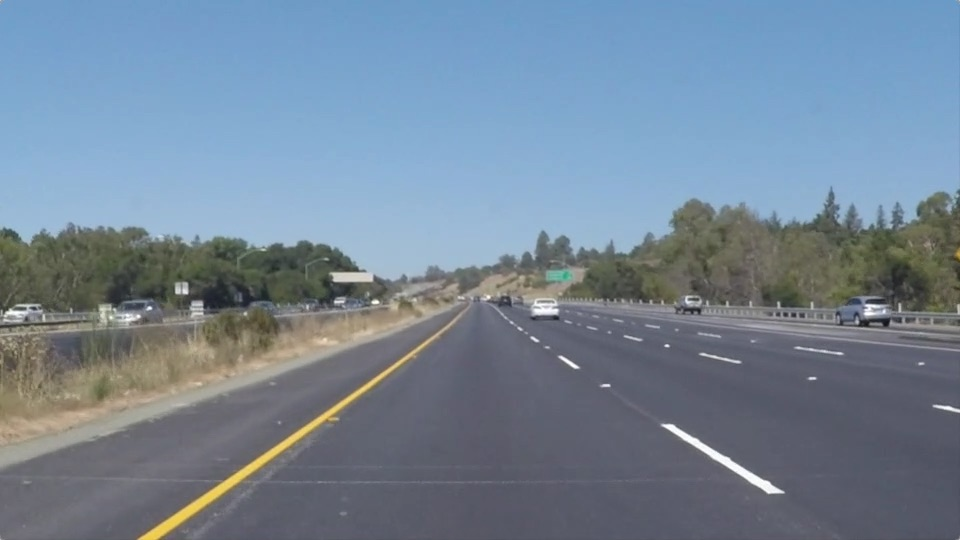
#> input picture test_images/solidYellowLeft.jpg, 960 x 540 px
$ jupyter execute --allow-errors 'Project - Finding Lane Lines on the Road.ipynb'   (shell and % lines are left out)
#> lines starting #> are read from the running program, lines starting #| are printed output that depends on the picture; after the words box and inside, x2 and y2 are one past the last pixel; in counts of white or black regions, pixels touching at a corner belong together
# Self-Driving Car Engineer Nanodegree

## Project: **Finding Lane Lines on the Road**
***
In this project, you will use the tools you learned about in the lesson to identify lane lines on the road.  You can develop your pipeline on a series of individual images, and later apply the result to a video stream (really just a series of images). Check out the video clip "raw-lines-example.mp4" (also contained in this repository) to see what the output should look like after using the helper functions below.

Once you have a result that looks roughly like "raw-lines-example.mp4", you'll need to get creative and try to average and/or extrapolate the line segments you've detected to map out the full extent of the lane lines.  You can see an example of the result you're going for in the video "P1_example.mp4".  Ultimately, you would like to draw just one line for the left side of the lane, and one for the right.

In addition to implementing code, there is a brief writeup to complete. The writeup should be completed in a separate file, which can be either a markdown file or a pdf document. There is a [write up template](https://github.com/udacity/CarND-LaneLines-P1/blob/master/writeup_template.md) that can be used to guide the writing process. Completing both the code in the Ipython notebook and the writeup template will cover all of the [rubric points](https://review.udacity.com/#!/rubrics/322/view) for this project.

---
Let's have a look at our first image called 'test_images/solidWhiteRight.jpg'.  Run the 2 cells below (hit Shift-Enter or the "play" button above) to display the image.

**Note: If, at any point, you encounter frozen display windows or other confounding issues, you can always start again with a clean slate by going to the "Kernel" menu above and selecting "Restart & Clear Output".**

---

**The tools you have are color selection, region of interest selection, grayscaling, Gaussian smoothing, Canny Edge Detection and Hough Tranform line detection.  You  are also free to explore and try other techniques that were not presented in the lesson.  Your goal is piece together a pipeline to detect the line segments in the image, then average/extrapolate them and draw them onto the image for display (as below).  Once you have a working pipeline, try it out on the video stream below.**

---

<figure>

 <figcaption>
 <p></p>
 <p style="text-align: center;"> Your output should look something like this (above) after detecting line segments using the helper functions below </p>
 </figcaption>
</figure>
 <p></p>
<figure>

 <figcaption>
 <p></p>
 <p style="text-align: center;"> Your goal is to connect/average/extrapolate line segments to get output like this</p>
 </figcaption>
</figure>

**Run the cell below to import some packages.  If you get an `import error` for a package you've already installed, try changing your kernel (select the Kernel menu above --> Change Kernel).  Still have problems?  Try relaunching Jupyter Notebook from the terminal prompt.  Also, see [this forum post](https://carnd-forums.udacity.com/cq/viewquestion.action?spaceKey=CAR&id=29496372&questionTitle=finding-lanes---import-cv2-fails-even-though-python-in-the-terminal-window-has-no-problem-with-import-cv2) for more troubleshooting tips.**

## Import Packages

[cell 1]
#importing some useful packages
import matplotlib.pyplot as plt
import matplotlib.image as mpimg
import matplotlib.gridspec as gridspec
import numpy as np
import cv2

## Read in an Image

[cell 2]
#reading in an image
image = mpimg.imread('test_images/solidYellowLeft.jpg')
#> image is the input picture: shape (540, 960, 3); mean R, G, B 116.5, 133.6, 150.8

#printing out some stats and plotting
print('This image is:', type(image), 'with dimensions:', image.shape)
#| This image is: <class 'numpy.ndarray'> with dimensions: (540, 960, 3)
plt.imshow(image)  # if you wanted to show a single color channel image called 'gray', for example, call as plt.imshow(gray, cmap='gray')

## Ideas for Lane Detection Pipeline

**Some OpenCV functions (beyond those introduced in the lesson) that might be useful for this project are:**

`cv2.inRange()` for color selection
`cv2.fillPoly()` for regions selection
`cv2.line()` to draw lines on an image given endpoints
`cv2.addWeighted()` to coadd / overlay two images
`cv2.cvtColor()` to grayscale or change color
`cv2.imwrite()` to output images to file
`cv2.bitwise_and()` to apply a mask to an image

**Check out the OpenCV documentation to learn about these and discover even more awesome functionality!**

## Helper Functions

Below are some helper functions to help get you started. They should look familiar from the lesson!

[cell 3]
#Defines the Min y coordinates of the roi.
HORIZON = 1.7
FLOOR = 1

#Define line extend
IMAGE_PROPORTION = True
#if False
BUTTON = 680
TOP = 450

[cell 4]
def extend_line(line, y):
    #Returns the coordinates that extends a given line
    #to the image limits (y)
    try:
        x1 = line[0]
        x2 = line[2]
        y1 = line[1]
        y2 = line[3]

        m = (y2 - y1)/(x2 - x1)

        x = ((y - y2) / m) + x2

        return (int(x),int(y))
    except:
        return (0,0)

[cell 5]
def extrapolate(line, shape):
    #Extrapolate the line to the roi
    #using image proportions or
    #fixed values

    if IMAGE_PROPORTION:
        #Extrapolate the line on both directions
        p1 = extend_line(line, shape[0])
        p2 = extend_line(line, shape[0] / HORIZON)

    else:
        p1 = extend_line(line, BUTTON) #680
        p2 = extend_line(line, TOP) #450

    return (p1, p2)

[cell 6]
def separate_lines(lines):
    # Takes an array of hough lines and separates them by +/- slope.
    # positive slopes will be right
    # lane lines and negative slopes will be left lanes.
    # Adicionaly filter some noise with lower slope
    right = []
    left = []

    if not lines is None:

        for x1,y1,x2,y2 in lines[:, 0]:
            m = (float(y2) - y1) / (x2 - x1)
            if m >= 0.4:                     #Get rid of low slope lines
                right.append([x1,y1,x2,y2])
            if m <= -0.4:
                left.append([x1,y1,x2,y2])

        return np.array(right).astype('int'), np.array(left).astype('int')
    else:
        return (None,None)

[cell 7]
import math

def grayscale(img):
    """Applies the Grayscale transform
    This will return an image with only one color channel
    but NOTE: to see the returned image as grayscale
    (assuming your grayscaled image is called 'gray')
    you should call plt.imshow(gray, cmap='gray')"""
    #return cv2.cvtColor(img, cv2.COLOR_RGB2GRAY)
    # Or use BGR2GRAY if you read an image with cv2.imread()
    return cv2.cvtColor(img, cv2.COLOR_BGR2GRAY)

def canny(img, low_threshold, high_threshold):
    """Applies the Canny transform"""
    return cv2.Canny(img, low_threshold, high_threshold)

def gaussian_blur(img, kernel_size):
    """Applies a Gaussian Noise kernel"""
    return cv2.GaussianBlur(img, (kernel_size, kernel_size), 0)

def region_of_interest(img, vertices):
    """
    Applies an image mask.

    Only keeps the region of the image defined by the polygon
    formed from `vertices`. The rest of the image is set to black.
    """
    #defining a blank mask to start with
    mask = np.zeros_like(img)

    #defining a 3 channel or 1 channel color to fill the mask with depending on the input image
    if len(img.shape) > 2:
        channel_count = img.shape[2]  # i.e. 3 or 4 depending on your image
        ignore_mask_color = (255,) * channel_count
    else:
        ignore_mask_color = 255

    #filling pixels inside the polygon defined by "vertices" with the fill color
    cv2.fillPoly(mask, vertices, ignore_mask_color)

    #returning the image only where mask pixels are nonzero
    masked_image = cv2.bitwise_and(img, mask)
    return masked_image


def draw_lines(img, lines, color=[255, 0, 0], thickness=2):
    """
    NOTE: this is the function you might want to use as a starting point once you want to
    average/extrapolate the line segments you detect to map out the full
    extent of the lane (going from the result shown in raw-lines-example.mp4
    to that shown in P1_example.mp4).

    Think about things like separating line segments by their
    slope ((y2-y1)/(x2-x1)) to decide which segments are part of the left
    line vs. the right line.  Then, you can average the position of each of
    the lines and extrapolate to the top and bottom of the lane.

    This function draws `lines` with `color` and `thickness`.
    Lines are drawn on the image inplace (mutates the image).
    If you want to make the lines semi-transparent, think about combining
    this function with the weighted_img() function below
    """

    #Separate left and reight lines by slope
    right, left = separate_lines(lines)

    #Get the average line
    left = np.mean(left,axis=0).astype('int')

    right = np.mean(right,axis=0).astype('int')

    #Extrapolate to roi
    p = extrapolate(left,image.shape)


    #Replace missing lines with the previous frame
    global BUFFER_P

    if np.sum(p) == 0:
        p = BUFFER_P
    else:
        BUFFER_P = p

    cv2.line(img,p[0],p[1],color,thickness)

    # Extrapolate to roi
    r = extrapolate(right,image.shape)

    # Replace missing files with previous frame
    global BUFFER_R

    if np.sum(r) == 0:
        r = BUFFER_R
    else:
        BUFFER_R = r

    # Draw the line on the image
    cv2.line(img,r[0],r[1],color,thickness)

    #initial_img = np.copy(img)*0

    # Apply transparece to the lines
    #return weighted_img(img, initial_img, α=0.8, β=1., λ=0.)

    return img

# [7 lines left out: function draw_lines_old, not called in this run]

def hough_lines(img, rho, theta, threshold, min_line_len, max_line_gap):
    """
    `img` should be the output of a Canny transform.

    Returns an image with hough lines drawn.
    """
    lines = cv2.HoughLinesP(img, rho, theta, threshold, np.array([]), minLineLength=min_line_len, maxLineGap=max_line_gap)
    line_img = np.zeros((img.shape[0], img.shape[1], 3), dtype=np.uint8)
    draw_lines(line_img, lines, thickness=10)

    return line_img

# Python 3 has support for cool math symbols.

# [13 lines left out: function weighted_img, not called in this run]

## Test Images

Build your pipeline to work on the images in the directory "test_images"
**You should make sure your pipeline works well on these images before you try the videos.**

[cell 8]
import os
os.listdir("test_images/")

## Build a Lane Finding Pipeline

Build the pipeline and run your solution on all test_images. Make copies into the `test_images_output` directory, and you can use the images in your writeup report.

Try tuning the various parameters, especially the low and high Canny thresholds as well as the Hough lines parameters.

[cell 9]
# TODO: Build your pipeline that will draw lane lines on the test_images
# then save them to the test_images directory.

#DEFINE MASK
BUTTON_LEFT = 13/25
BUTTON_RIGHT = 23/25
UPPER_LEFT = 2/25
UPPER_RIGHT = 12/25

#Extend lines in proportion to image
IMAGE_PROPORTION = True

#Turn to gray
image_gray = grayscale(image)
#> in grayscale, `return cv2.cvtColor(img, cv2.COLOR_BGR2GRAY)`:
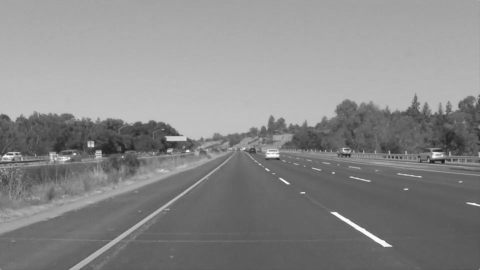
#> returned value: shape (540, 960) (shown at 1/2 size); min 20, max 255, mean 136.8

#Blur image
image_gaus = gaussian_blur(image_gray,3)

#Detect edges
image_canny = canny(image_gaus, 50, 250)
#> in canny, `return cv2.Canny(img, low_threshold, high_threshold)`:
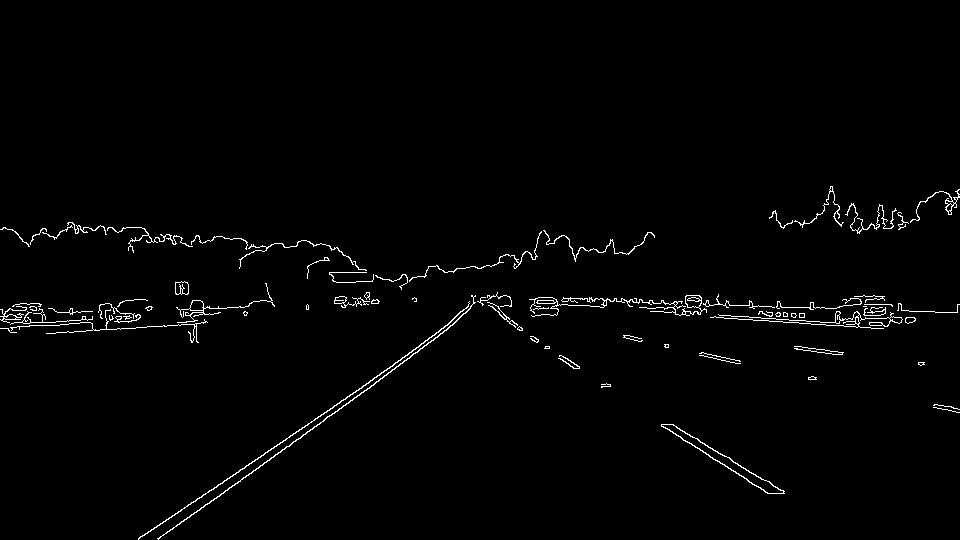
#> returned value: shape (540, 960); 1.5% white in thin lines or dots, all inside (x1, y1, x2, y2) = (0, 186, 960, 540)

# Next we'll create a masked edges image using cv2.fillPoly()
mask = np.zeros_like(image_canny)
ignore_mask_color = 255

# defining a four sided polygon to mask
imshape = image.shape
vertices = np.array([[(imshape[1] * UPPER_LEFT,imshape[0] / FLOOR),(imshape[1] * UPPER_RIGHT, imshape[0] / HORIZON),
                      (imshape[1] * BUTTON_LEFT, imshape[0] / HORIZON), (imshape[1] * BUTTON_RIGHT,imshape[0] / FLOOR)]], dtype=np.int32)

# Applies an image mask
masked_edges = region_of_interest(image_canny, vertices)
#> in region_of_interest, `cv2.fillPoly(mask, vertices, ignore_mask_color)`:
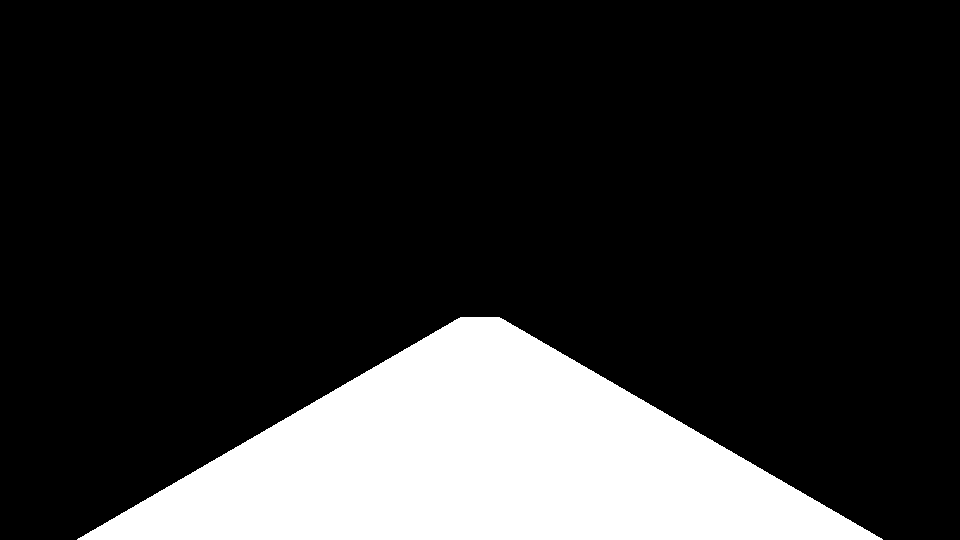
#> mask: shape (540, 960); 18.2% white; 1 white region, box (x1, y1, x2, y2) and area: (77, 317, 883, 540) 94490
#> in region_of_interest, `masked_image = cv2.bitwise_and(img, mask)`:
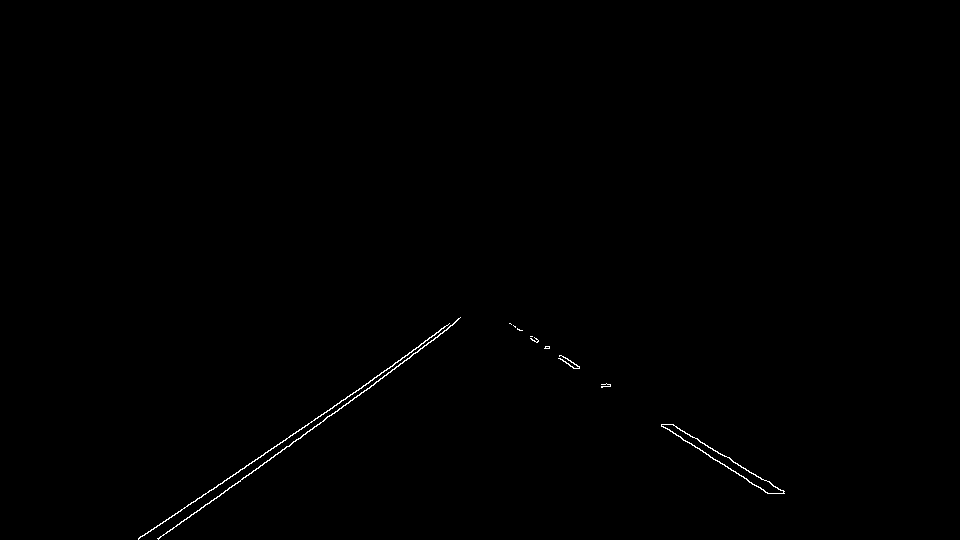
#> masked_image: shape (540, 960); 0.3% white in thin lines or dots, all inside (x1, y1, x2, y2) = (138, 317, 785, 540)

# Define the Hough transform parameters
rho = 1 # distance resolution in pixels of the Hough grid
theta = np.pi/180 # angular resolution in radians of the Hough grid
threshold = 30     # minimum number of votes (intersections in Hough grid cell)
min_line_length = 20 #minimum number of pixels making up a line
max_line_gap = 50    # maximum gap in pixels between connectable line segments

# Detect lines and draw it to the original image
line_image = hough_lines(masked_edges, rho, theta, threshold, min_line_length, max_line_gap)
#> in hough_lines, `lines = cv2.HoughLinesP(img, rho, theta, threshold, np.array([]), minL..`: lines = 15 rows, first 6: [138, 538, 446, 330], [189, 517, 437, 337], [532, 340, 603, 386], [672, 424, 783, 493], [661, 425, 754, 485], [341, 400, 453, 324]
#> the loop in separate_lines, `for x1,y1,x2,y2 in lines[:, 0]:` made 15 passes
#> (x1, y1, x2, y2, m) on passes 1 to 8: (138, 538, 446, 330, -0.675), (189, 517, 437, 337, -0.726), (532, 340, 603, 386, 0.648), (672, 424, 783, 493, 0.622), (661, 425, 754, 485, 0.645), (341, 400, 453, 324, -0.679), (664, 424, 765, 492, 0.673), (676, 426, 784, 491, 0.602)
#> after the loop in separate_lines, `for x1,y1,x2,y2 in lines[:, 0]:`: left = [[138, 538, 446, 330], [189, 517, 437, 337], [341, 400, 453, 324], [394, 363, 457, 320], [157, 538, 305, 434], [400, 363, 420, 349], [138, 539, 332, 408], [421, 343, 458, 318]]; right = [[532, 340, 603, 386], [672, 424, 783, 493], [661, 425, 754, 485], [664, 424, 765, 492], [676, 426, 784, 491], [663, 424, 728, 468], [517, 329, 610, 385]]
#> in draw_lines, `left = np.mean(left,axis=0).astype('int')`: left = [272, 450, 413, 352]
#> in draw_lines, `right = np.mean(right,axis=0).astype('int')`: right = [626, 398, 718, 457]
#> in extend_line, `x1 = line[0]`: x1 = 272
#> in extend_line, `x2 = line[2]`: x2 = 413
#> in extend_line, `y1 = line[1]`: y1 = 450
#> in extend_line, `y2 = line[3]`: y2 = 352
#> in extend_line, `m = (y2 - y1)/(x2 - x1)`: m = -0.695
#> in extend_line, `x = ((y - y2) / m) + x2`: x = 142.5
#> in extrapolate, `p1 = extend_line(line, shape[0])`: p1 = (142, 540)
#> in extrapolate, `p2 = extend_line(line, shape[0] / HORIZON)`: p2 = (462, 317)
#> in draw_lines, `p = extrapolate(left,image.shape)`: p = ((142, 540), (462, 317))
#> in draw_lines, `r = extrapolate(right,image.shape)`: r = ((847, 540), (500, 317))
#> in draw_lines, `cv2.line(img,r[0],r[1],color,thickness)`:
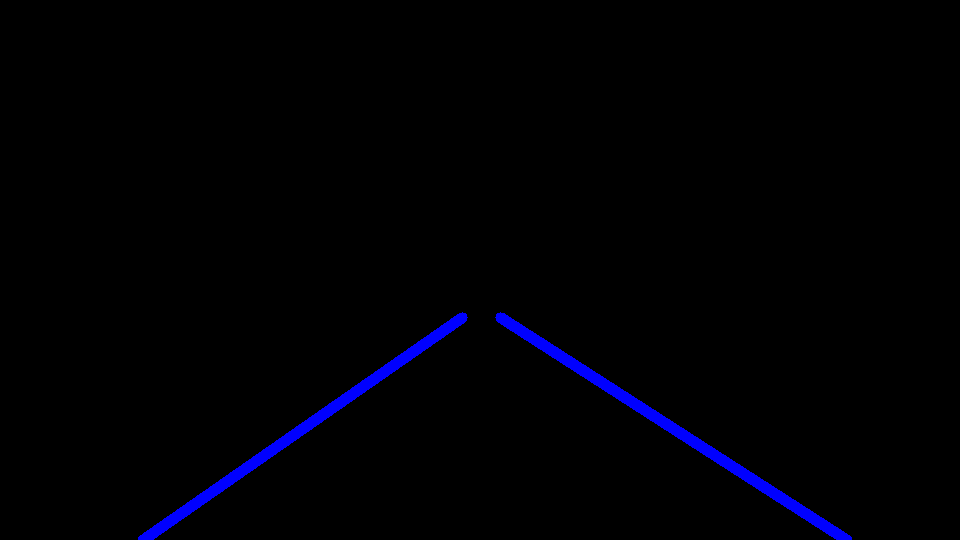
#> img: shape (540, 960, 3); mean of channels 0, 1, 2 4.4, 0, 0; drawn as B, G, R

# Draw the lines on the edge image
lines_edges = cv2.addWeighted(image, 0.8, line_image, 1, 0)
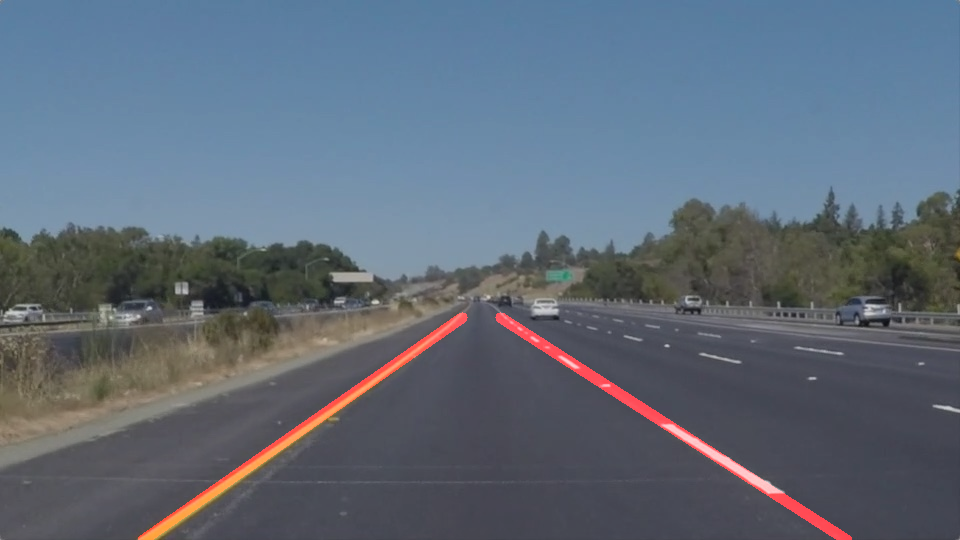
#> lines_edges: shape (540, 960, 3); mean R, G, B 95.5, 106.9, 120.6

plt.imshow(image_gray,cmap='Greys_r')

plt.savefig('test_images/grayscale.jpg', bbox_inches='tight', pad_inches=0.1, dpi=100 )
